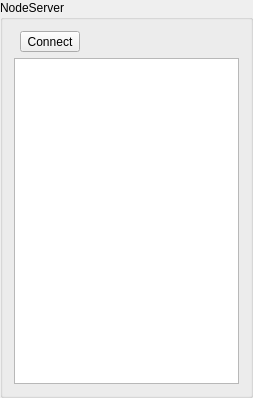
<?xml version="1.0" encoding="UTF-8"?>
<ui version="4.0">
 <class>gJarvisServerWidget</class>
 <widget class="QGroupBox" name="gJarvisServerWidget">
  <property name="geometry">
   <rect>
    <x>0</x>
    <y>0</y>
    <width>210</width>
    <height>398</height>
   </rect>
  </property>
  <property name="windowTitle">
   <string>GroupBox</string>
  </property>
  <property name="title">
   <string>NodeServer</string>
  </property>
  <layout class="QVBoxLayout" name="verticalLayout">
   <item>
    <layout class="QHBoxLayout" name="horizontalLayout">
     <item>
      <widget class="gWidgetTxRx" name="txWidget" native="true"/>
     </item>
     <item>
      <widget class="QToolButton" name="btnConnectNode">
       <property name="text">
        <string>Connect</string>
       </property>
      </widget>
     </item>
     <item>
      <spacer name="horizontalSpacer">
       <property name="orientation">
        <enum>Qt::Horizontal</enum>
       </property>
       <property name="sizeHint" stdset="0">
        <size>
         <width>40</width>
         <height>20</height>
        </size>
       </property>
      </spacer>
     </item>
    </layout>
   </item>
   <item>
    <widget class="QListWidget" name="nodeList">
     <property name="minimumSize">
      <size>
       <width>225</width>
       <height>50</height>
      </size>
     </property>
     <property name="sizeAdjustPolicy">
      <enum>QAbstractScrollArea::AdjustToContents</enum>
     </property>
    </widget>
   </item>
  </layout>
 </widget>
 <customwidgets>
  <customwidget>
   <class>gWidgetTxRx</class>
   <extends>QWidget</extends>
   <header location="global">gwidgettxrx.h</header>
   <container>1</container>
  </customwidget>
 </customwidgets>
 <resources/>
 <connections/>
</ui>
